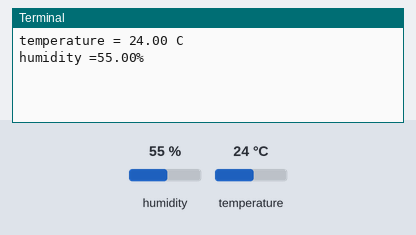
Bench run of a program on a simulated Raspberry Pi (BCM pin numbers) with a GrovePi. Shown: the last lines printed to the terminal. Inputs (shaded band) come from the test bench; at power-on: humidity 55 %, temperature 24 °C.

Above: at 1.2 s.
1.3 s: humidity set to 22 %
At 4.2 s:
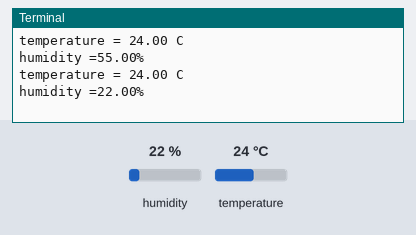
5.6 s: temperature set to 12 °C
At 7.9 s:
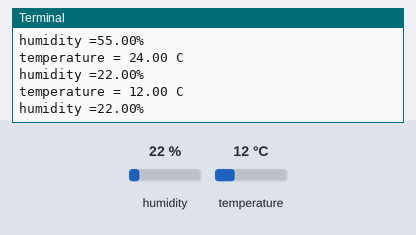
9.9 s: humidity set to 40 %
At 11.7 s:
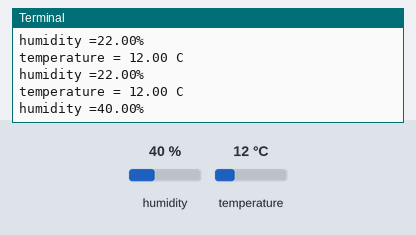
Timing chart, 0 to 13.2 s (numbered marks = the images above; inputs shaded):
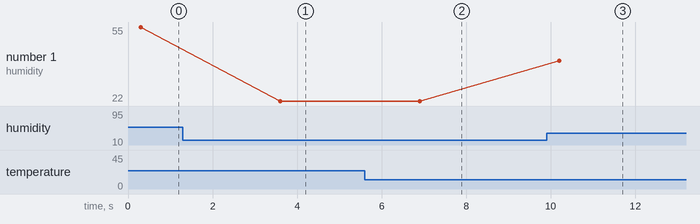

The program:

IndoorEnv_RaspberryPi.py
```python
import grovepi
import math
import time
sensor = 2                                        # DHT11Êý¾Ý½Ó¿ÚºÍ¿ª·¢°å2ºÅÒý½ÅÁ¬½Ó
blue = 0
while True:
  try:
    [temp,humidity] = grovepi.dht(sensor,blue)    # ¶ÁÈ¡ÎÂÊª¶È
    if math.isnan(temp)==False and math.isnan(humidity)==False:
      print("temperature = %.02f C\nhumidity =%.02f%%"%(temp, humidity))
      time.sleep(3)                               # Ã¿¼ä¸ô3Ãë´òÓ¡Ò»´Î»·¾³Êý¾Ý
  except IOError:
    print ("Error")
```

Measured:
- after the input at 1.3 s, the terminal: prints a new line after 2.3 s (image 1)
- after the input at 5.6 s, the terminal: prints a new line after 1.3 s (image 2)
- after the input at 9.9 s, the terminal: prints a new line after 0.30 s (image 3)
- plotted number 1: 55 → 22 after the input at 1.3 s, 22 → 40 after the input at 9.9 s
